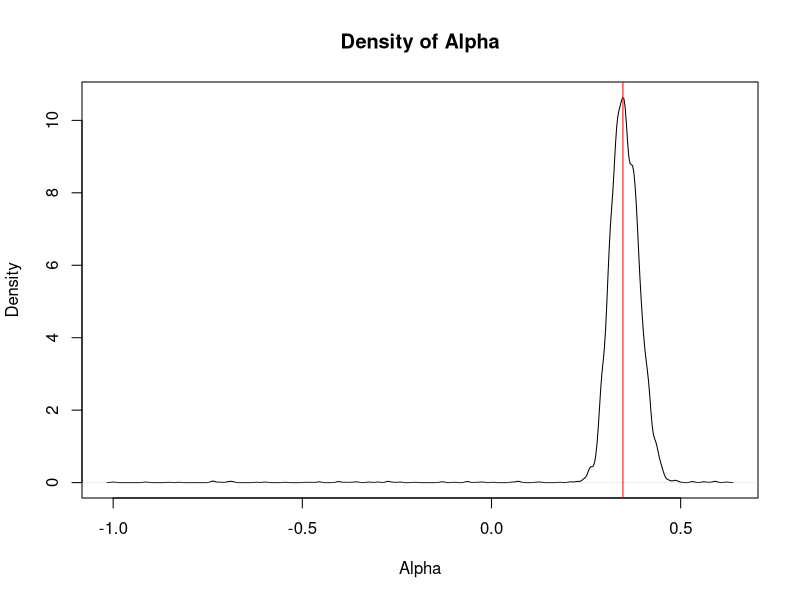
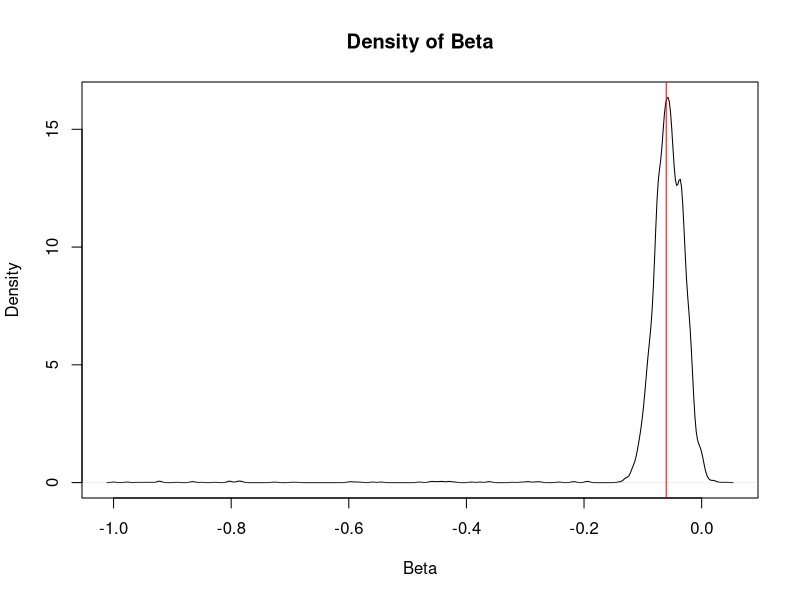
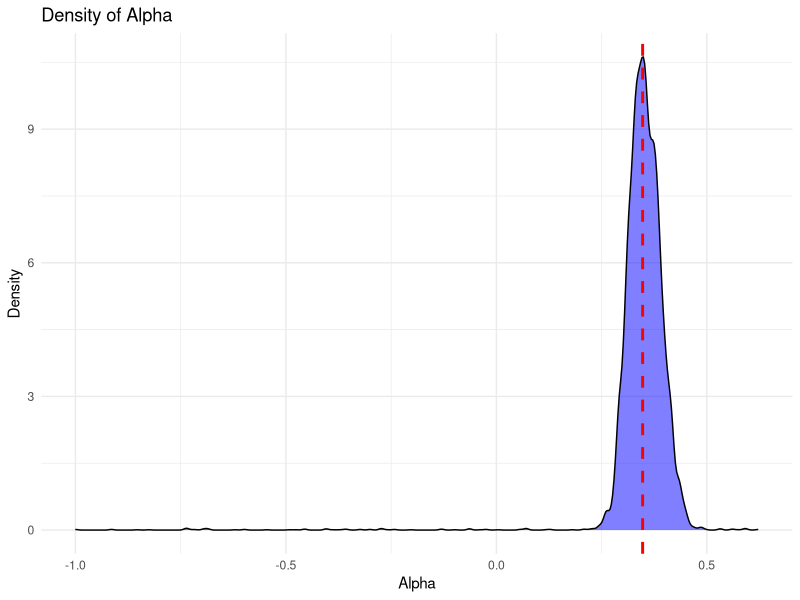
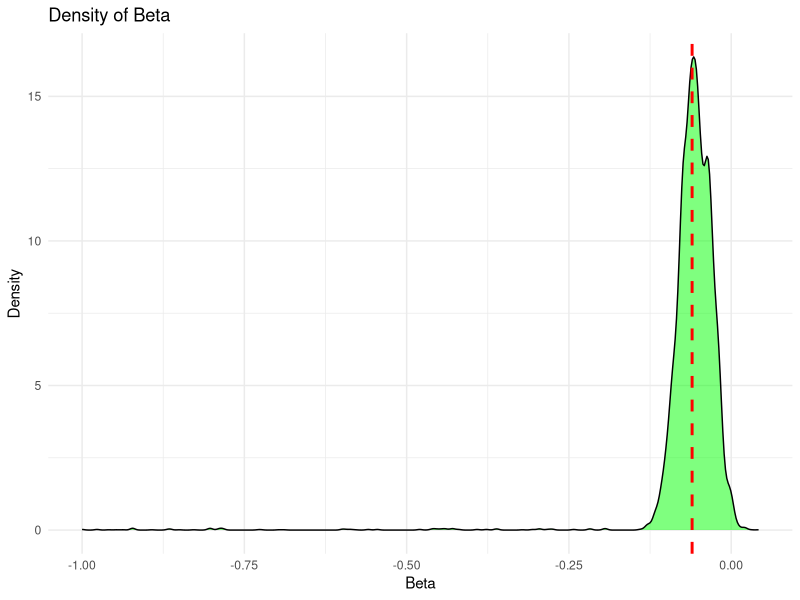
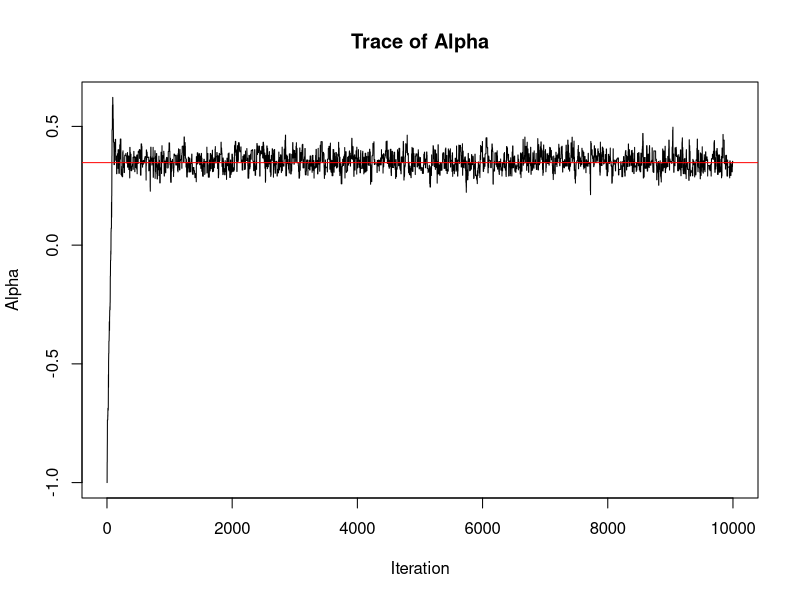
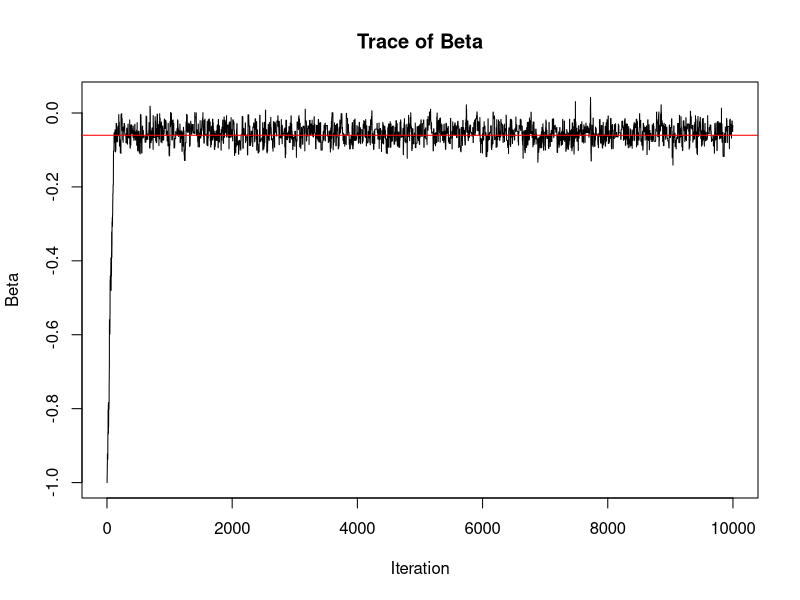
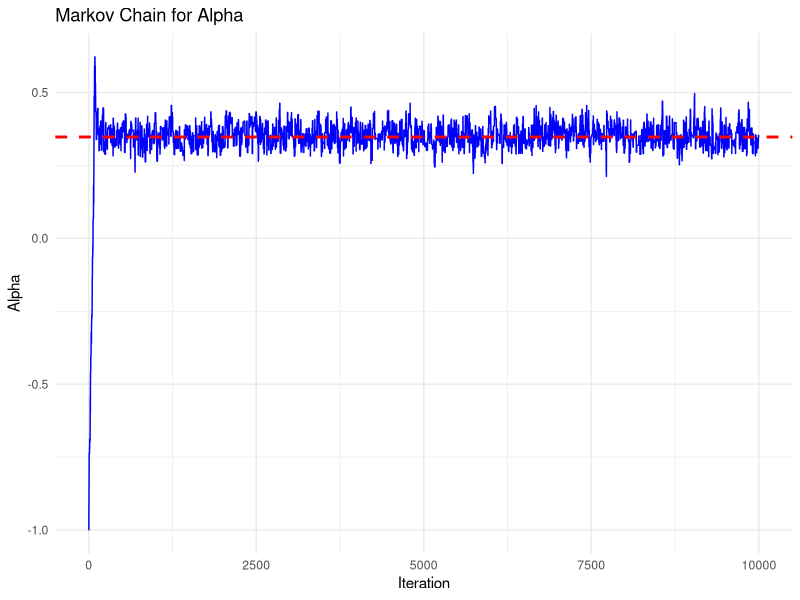
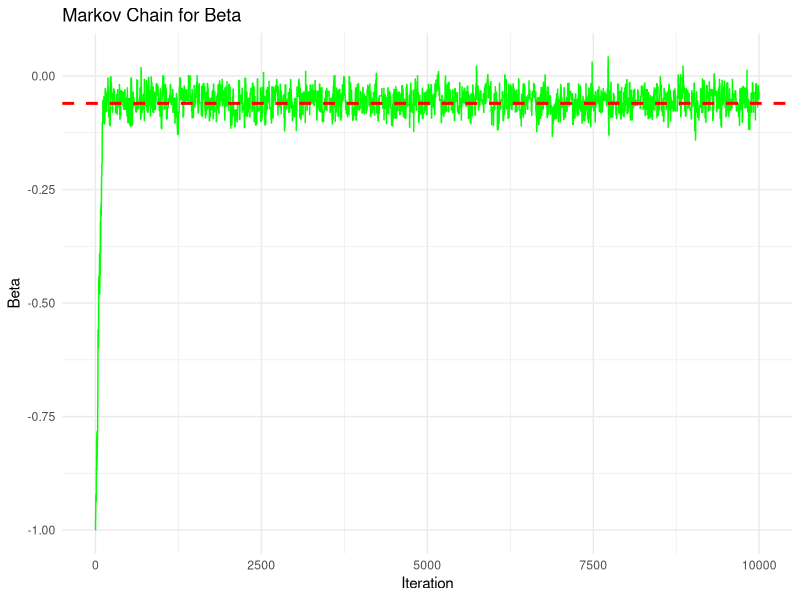

Write the R code that produced these figures, in order.
###############################################################################
# Script: bayesian_logistic_data
# Description: Load binary outcome data and define the log-likelihood function 
# for a Bayesian logistic regression using Metropolis-Hastings.
###############################################################################

# Number of dogs (subjects) and trials
Ndogs <- 30
Ntrials <- 25

# Binary outcome matrix (30 x 25): 1 = success, 0 = failure
Y <-
  structure(c(0, 0, 0, 0, 0, 0, 0, 0, 0, 0, 0, 0, 0, 0, 0, 0, 0, 
              0, 0, 0, 0, 0, 0, 0, 0, 0, 0, 0, 0, 0, 0, 0, 0, 1, 0, 0, 0, 0, 
              0, 0, 0, 0, 0, 0, 0, 0, 1, 0, 1, 0, 0, 0, 0, 0, 0, 0, 0, 0, 0, 
              0, 1, 0, 0, 1, 0, 0, 0, 0, 0, 0, 0, 0, 0, 0, 0, 0, 0, 0, 0, 0, 
              0, 1, 0, 0, 0, 1, 0, 0, 0, 0, 0, 0, 0, 0, 0, 0, 0, 0, 0, 0, 0, 
              0, 1, 0, 1, 0, 1, 0, 0, 0, 1, 0, 0, 0, 0, 0, 0, 1, 0, 0, 1, 0, 
              0, 0, 0, 0, 0, 0, 0, 1, 0, 0, 1, 1, 0, 0, 0, 1, 0, 1, 1, 1, 0, 
              0, 0, 1, 1, 0, 1, 1, 0, 0, 1, 1, 0, 0, 1, 0, 1, 0, 0, 1, 0, 0, 
              1, 0, 0, 0, 0, 1, 1, 0, 0, 0, 0, 1, 0, 1, 1, 1, 1, 0, 1, 1, 0, 
              1, 0, 0, 0, 0, 0, 1, 1, 1, 1, 0, 0, 1, 1, 0, 1, 1, 0, 0, 1, 1, 
              1, 0, 0, 1, 1, 1, 0, 1, 0, 1, 0, 1, 1, 1, 0, 1, 0, 1, 0, 1, 1, 
              0, 0, 1, 1, 1, 1, 0, 1, 0, 1, 1, 0, 1, 1, 0, 1, 1, 1, 1, 0, 1, 
              0, 1, 0, 1, 0, 0, 1, 1, 0, 1, 0, 0, 0, 1, 1, 1, 0, 1, 1, 1, 1, 
              1, 1, 0, 1, 0, 1, 1, 0, 0, 1, 0, 0, 1, 1, 1, 1, 1, 1, 1, 0, 1, 
              1, 1, 1, 1, 1, 1, 1, 1, 1, 1, 1, 0, 0, 1, 1, 0, 0, 0, 1, 1, 1, 
              0, 1, 1, 1, 1, 1, 1, 1, 1, 1, 1, 1, 1, 1, 0, 1, 0, 1, 0, 1, 0, 
              0, 0, 1, 0, 0, 1, 0, 0, 1, 0, 1, 1, 1, 1, 1, 1, 1, 0, 1, 1, 1, 
              0, 1, 1, 1, 1, 0, 1, 1, 0, 1, 1, 1, 1, 1, 1, 1, 1, 1, 1, 1, 1, 
              1, 1, 1, 1, 1, 1, 1, 1, 1, 1, 0, 1, 1, 1, 1, 0, 1, 0, 1, 0, 1, 
              0, 1, 1, 0, 1, 1, 1, 1, 1, 1, 1, 0, 0, 1, 0, 1, 1, 1, 0, 1, 1, 
              1, 1, 0, 1, 1, 0, 0, 1, 1, 1, 1, 1, 0, 1, 1, 1, 1, 1, 1, 1, 1, 
              1, 1, 1, 1, 1, 1, 0, 0, 1, 1, 1, 1, 1, 1, 1, 1, 1, 1, 1, 1, 1, 
              0, 1, 1, 1, 1, 1, 1, 1, 1, 1, 1, 1, 1, 1, 1, 0, 1, 1, 1, 1, 0, 
              1, 1, 1, 0, 1, 1, 1, 1, 1, 1, 1, 1, 1, 1, 1, 1, 1, 1, 1, 1, 1, 
              1, 0, 1, 1, 1, 1, 1, 1, 1, 1, 1, 1, 1, 1, 1, 1, 1, 1, 1, 1, 1, 
              1, 1, 1, 1, 1, 1, 1, 1, 1, 1, 0, 1, 1, 1, 1, 1, 1, 0, 1, 1, 1, 
              1, 1, 1, 1, 1, 1, 1, 1, 1, 1, 1, 1, 1, 1, 1, 1, 1, 1, 1, 1, 1, 
              0, 1, 1, 1, 1, 1, 1, 1, 1, 1, 1, 1, 1, 1, 1, 1, 1, 1, 1, 1, 1, 
              1, 1, 1, 1, 1, 1, 1, 1, 1, 1, 1, 1, 1, 1, 1, 1, 1, 1, 1, 1, 1, 
              1, 1, 1, 1, 1, 1, 1, 1, 1, 1, 1, 1, 1, 1, 1, 1, 1, 1, 1, 1, 1, 
              1, 1, 1, 1, 1, 1, 1, 1, 1, 1, 1, 1, 0, 1, 1, 1, 1, 1, 1, 1, 1, 
              1, 1, 1, 1, 1, 1, 1, 1, 1, 1, 1, 1, 1, 1, 1, 1, 1, 1, 1, 1, 1, 
              1, 1, 1, 1, 1, 1, 1, 1, 1, 1, 1, 1, 1, 1, 1, 1, 1, 1, 1, 1, 1, 
              1, 1, 1, 1, 1, 1, 1, 1, 1, 1, 1, 1, 1, 1, 1, 1, 1, 1, 1, 1, 1, 
              1, 1, 1, 1, 1, 1, 1, 1, 1, 1, 1, 1, 1, 1, 1, 1, 1, 1, 0, 1, 1, 
              1, 1, 1, 1, 1, 1, 1, 1, 1, 1, 1, 1, 1, 1, 1, 1, 1, 1, 1),.Dim = c(Ndogs, Ntrials)
)

# Log-likelihood function for our logistic model
LogLikelihood <- function(alpha, beta, Y) {
  logLikeValue <- 0
  for (i in 1:Ndogs) {
    for (j in 2:Ntrials) {
      # Number of successes in previous trials for dog i
      successes_so_far <- sum(Y[i, 1:(j - 1)])
      # We assume alpha * (number of previous successes) + beta * (previous failures)
      # as the linear predictor in the logit scale
      logit_p <- alpha * successes_so_far + beta * ( (j - 1) - successes_so_far )
      p <- plogis(logit_p)  # logistic transform
      # Accumulate log-likelihood
      logLikeValue <- logLikeValue + Y[i, j] * log(p) + (1 - Y[i, j]) * log(1 - p)
    }
  }
  return(logLikeValue)
}

###############################################################################
# Script: bayesian_logistic_mh
# Description: Metropolis-Hastings sampler for a Bayesian logistic model 
# using the data and log-likelihood from bayesian_logistic_data
###############################################################################

# Make sure to source the data script if not already loaded:
# source("bayesian_logistic_data.R")

# Initial parameter guesses
alpha <- -1
beta  <- -1

# Number of MCMC iterations
n_iterations <- 10000

# Vectors to store MCMC chains
chain_alpha <- numeric(n_iterations)
chain_beta  <- numeric(n_iterations)

# Metropolis-Hastings algorithm
set.seed(123)  # For reproducibility

for (i in 1:n_iterations) {
  # Propose new parameters from a normal distribution
  proposal_alpha <- rnorm(1, mean = alpha, sd = 0.05)
  proposal_beta  <- rnorm(1, mean = beta,  sd = 0.05)
  
  # Calculate log acceptance ratio
  log_accept_ratio <- LogLikelihood(proposal_alpha, proposal_beta, Y) - 
    LogLikelihood(alpha, beta, Y)
  
  # If log_accept_ratio is not finite, treat as -Inf (reject)
  if (is.nan(log_accept_ratio) || is.na(log_accept_ratio)) {
    log_accept_ratio <- -Inf
  }
  
  # Accept or reject
  if (log(runif(1)) < log_accept_ratio) {
    alpha <- proposal_alpha
    beta  <- proposal_beta
  }
  
  # Store current parameter values
  chain_alpha[i] <- alpha
  chain_beta[i]  <- beta
}

# -------------------- RESULTS AND VISUALIZATIONS -----------------------------

# Basic density plots
plot(density(chain_alpha), main="Density of Alpha", xlab="Alpha", ylab="Density")
abline(v=mean(chain_alpha), col="red")

plot(density(chain_beta), main="Density of Beta", xlab="Beta", ylab="Density")
abline(v=mean(chain_beta), col="red")

# Using ggplot2 for improved density plots
library(ggplot2)

# Density for Alpha
ggplot(data.frame(Alpha = chain_alpha), aes(x = Alpha)) +
  geom_density(fill = "blue", alpha = 0.5) +
  geom_vline(xintercept = mean(chain_alpha), color = "red", linetype = "dashed", linewidth=1) +
  labs(title = "Density of Alpha", x = "Alpha", y = "Density") +
  theme_minimal()

# Density for Beta
ggplot(data.frame(Beta = chain_beta), aes(x = Beta)) +
  geom_density(fill = "green", alpha = 0.5) +
  geom_vline(xintercept = mean(chain_beta), color = "red", linetype = "dashed", linewidth=1) +
  labs(title = "Density of Beta", x = "Beta", y = "Density") +
  theme_minimal()

# Trace plots
plot(chain_alpha, type = "l", main = "Trace of Alpha", xlab = "Iteration", ylab = "Alpha")
abline(h=mean(chain_alpha), col="red")

plot(chain_beta, type = "l", main = "Trace of Beta", xlab = "Iteration", ylab = "Beta")
abline(h=mean(chain_beta), col="red")

# Trace plots with ggplot2
ggplot(data.frame(Iteration = 1:n_iterations, Alpha = chain_alpha), aes(x = Iteration, y = Alpha)) +
  geom_line(color="blue") +
  geom_hline(yintercept = mean(chain_alpha), color="red", linetype="dashed", size=1) +
  labs(title = "Markov Chain for Alpha", x = "Iteration", y = "Alpha") +
  theme_minimal()

ggplot(data.frame(Iteration = 1:n_iterations, Beta = chain_beta), aes(x = Iteration, y = Beta)) +
  geom_line(color="green") +
  geom_hline(yintercept = mean(chain_beta), color="red", linetype="dashed", size=1) +
  labs(title = "Markov Chain for Beta", x = "Iteration", y = "Beta") +
  theme_minimal()

# Autocorrelation
acf(chain_alpha, main="ACF for Alpha")
acf(chain_beta, main="ACF for Beta")

library(ggfortify)
autoplot(acf(chain_alpha, plot=FALSE), main="Autocorrelation for Alpha")
autoplot(acf(chain_beta, plot=FALSE), main="Autocorrelation for Beta")

# Posterior summaries
alpha_mean <- mean(chain_alpha)
beta_mean  <- mean(chain_beta)
cat("Estimated mean for alpha:", alpha_mean, "\n")
cat("Estimated mean for beta :", beta_mean,  "\n")

# 95% Credible Intervals
alpha_ci <- quantile(chain_alpha, probs = c(0.025, 0.975))
beta_ci  <- quantile(chain_beta,  probs = c(0.025, 0.975))

cat("95% Credible Interval for alpha:", alpha_ci, "\n")
cat("95% Credible Interval for beta :", beta_ci,  "\n")
